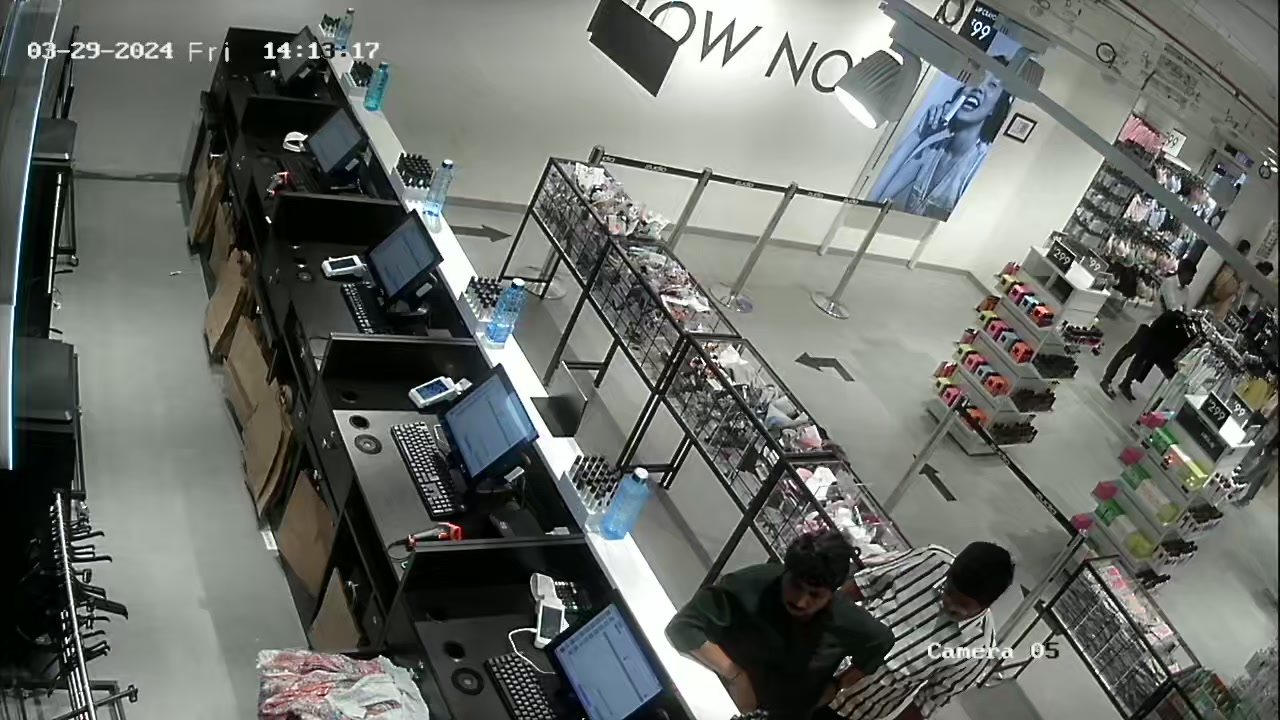
#> input picture Z478/images/Z478_channel_no_5.jpg, 1280 x 720 px
$ python show_poly.py
#> lines starting #> are read from the running program, lines starting #| are printed output that depends on the picture; after the words box and inside, x2 and y2 are one past the last pixel; in counts of white or black regions, pixels touching at a corner belong together
import numpy as np
import cv2

# Create a black image
image = cv2.imread('Z478_channel_no_5.jpg')
#> image is the input picture: shape (720, 1280, 3); mean B, G, R 104.5, 109.4, 105.7

# Define points for multiple polygons
polygons = [
    np.array([[96, 720], [698, 719], [309, 0],[71,6]], np.int32),  # E
    np.array([[309, 0],[698, 719], [1052, 719],[561,115]], np.int32),  # L1
    np.array([[561, 115], [1052, 719], [1244, 718], [756,189]], np.int32)  # L2
]

# Reshape the points array into a 3D array with one entry for each polygon
polygons = [polygon.reshape((-1, 1, 2)) for polygon in polygons]

# Draw each polygon on the image
for polygon in polygons:
    cv2.polylines(image, [polygon], isClosed=True, color=(0, 255, 0), thickness=2)
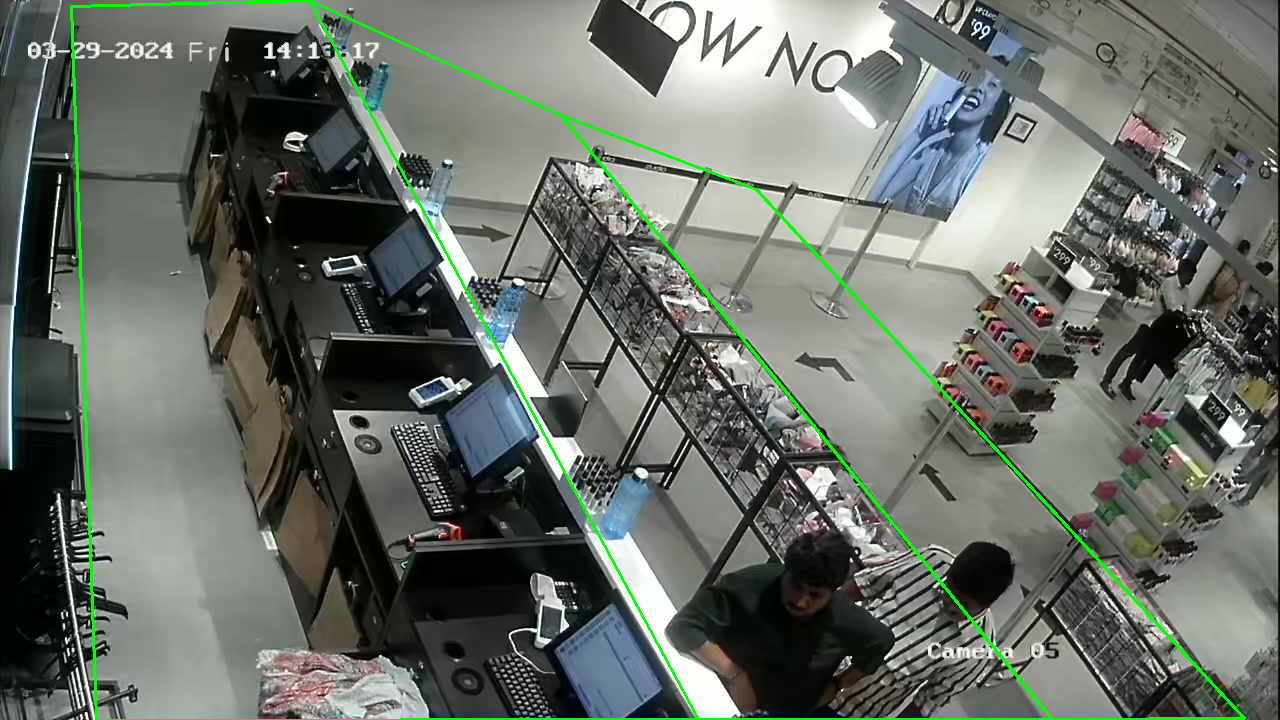
#> image: shape (720, 1280, 3); 1.43% of pixels changed, all inside (x1, y1, x2, y2) = (70, 0, 1246, 720)

# Display the image
cv2.imshow('Polygons', image)
cv2.waitKey(0)
cv2.destroyAllWindows()

$ run again, with Z478/images/Z478_channel_no_1.jpg copied over Z478/images/Z478_channel_no_5.jpg
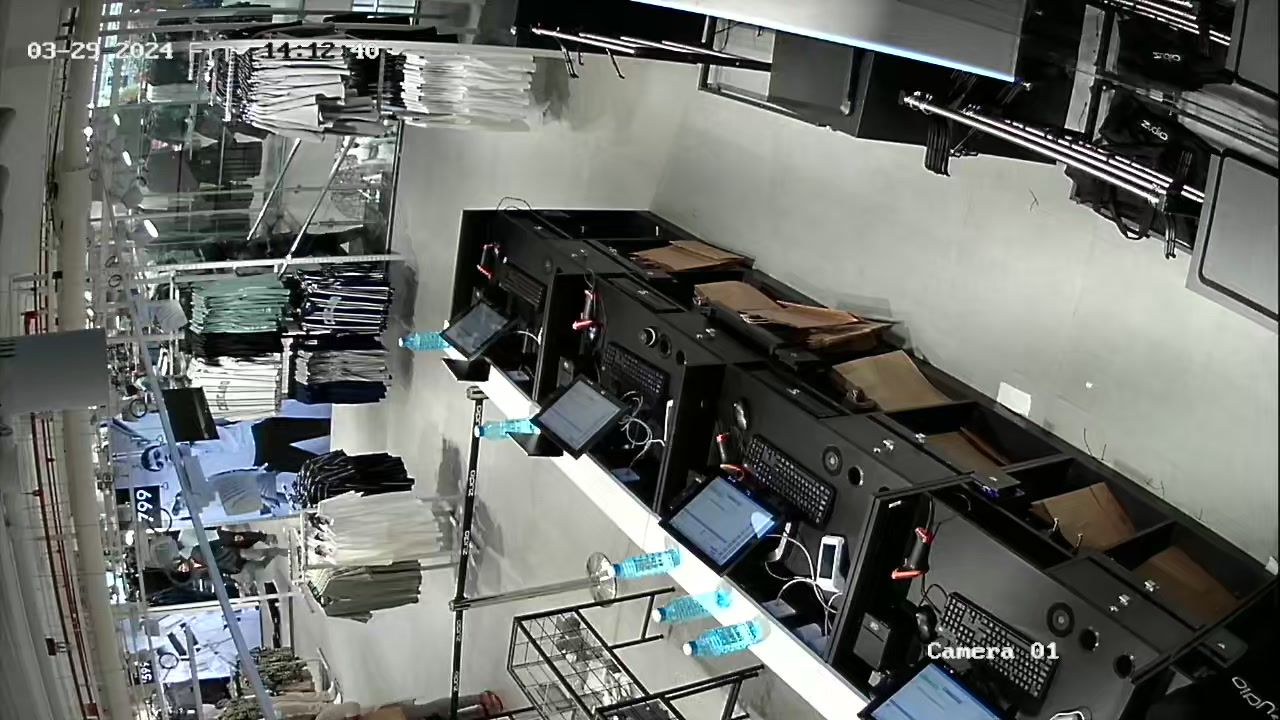
#> input picture Z478/images/Z478_channel_no_1.jpg, 1280 x 720 px
#> image is the input picture: shape (720, 1280, 3); mean B, G, R 103.6, 107.6, 104.4
#> after the loop `for polygon in polygons:`:
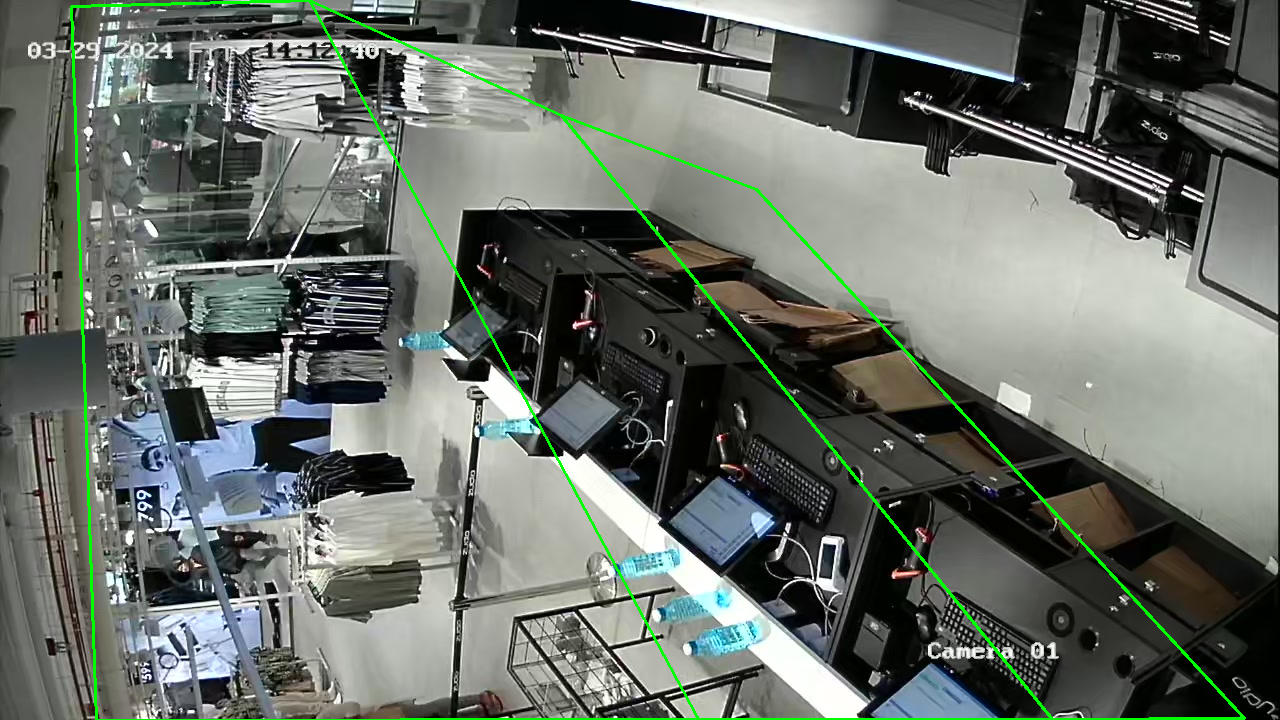
#> image: shape (720, 1280, 3); 1.43% of pixels changed, all inside (x1, y1, x2, y2) = (70, 0, 1246, 720)

$ run again, with Z478/images/Z478_channel_no_10.jpg copied over Z478/images/Z478_channel_no_5.jpg
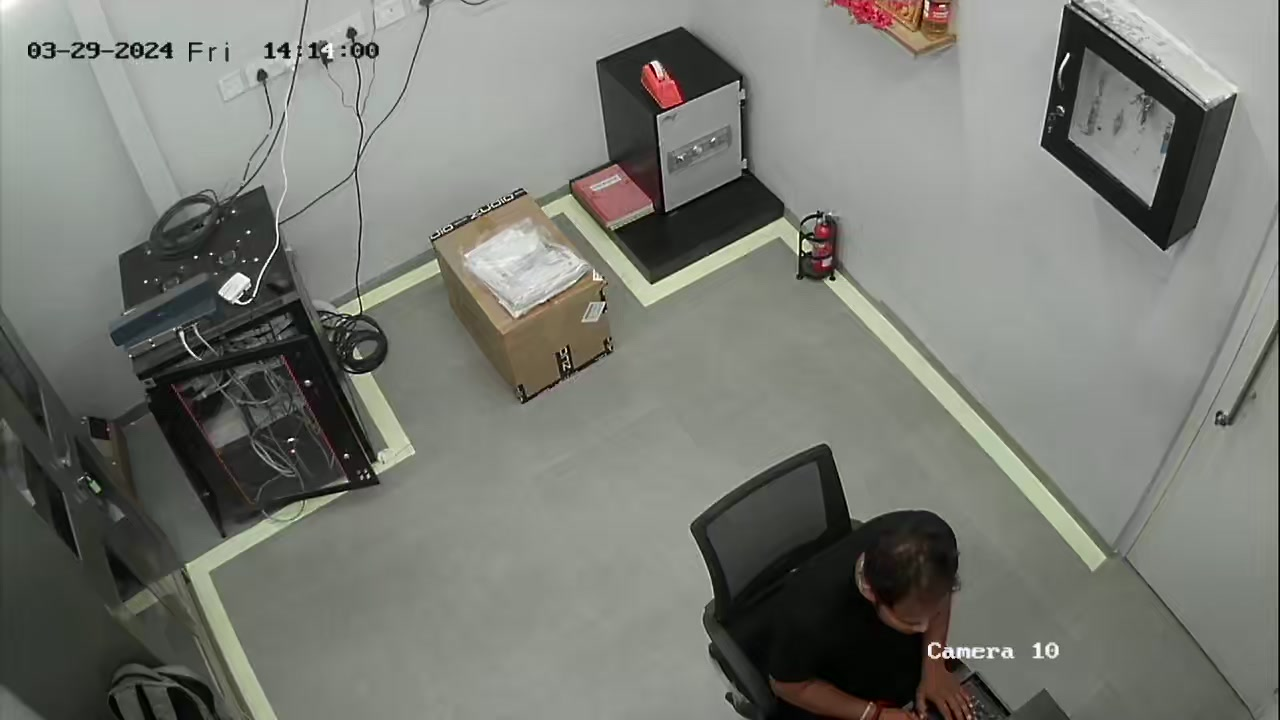
#> input picture Z478/images/Z478_channel_no_10.jpg, 1280 x 720 px
#> image is the input picture: shape (720, 1280, 3); mean B, G, R 115.9, 122.6, 120.9
#> after the loop `for polygon in polygons:`:
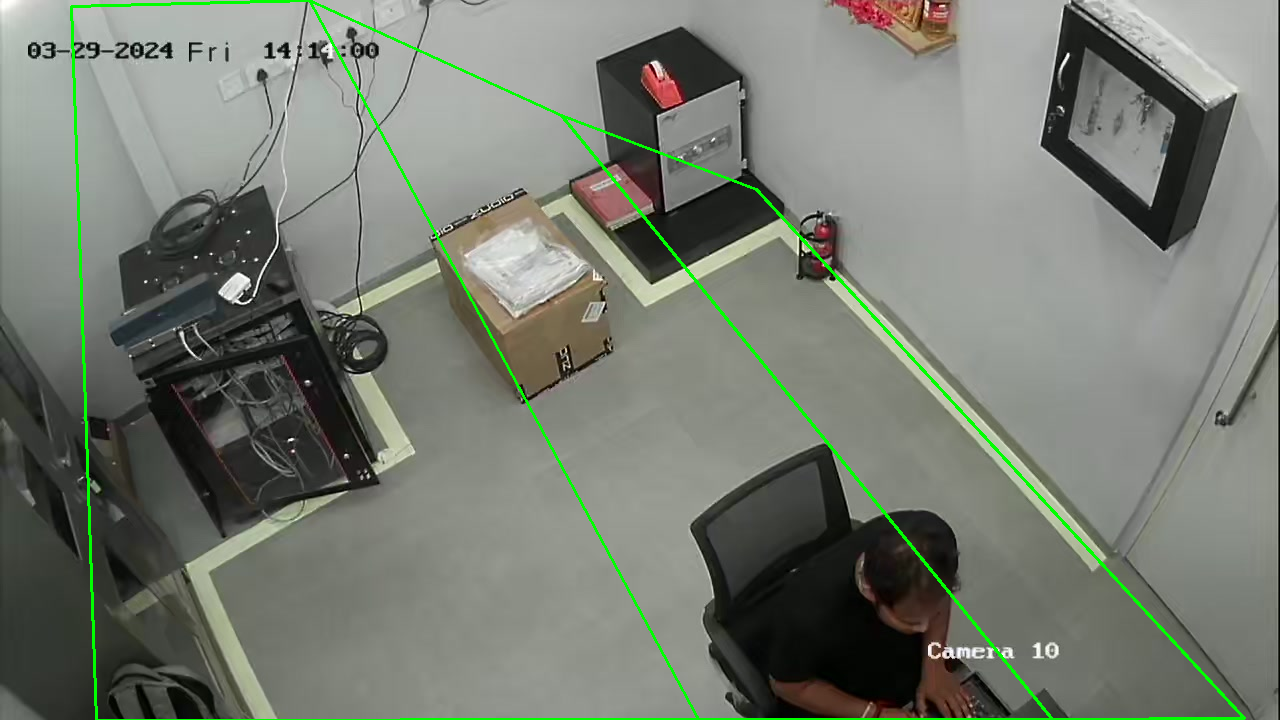
#> image: shape (720, 1280, 3); 1.43% of pixels changed, all inside (x1, y1, x2, y2) = (70, 0, 1246, 720)

$ run again, with Z478/images/Z478_channel_no_11.jpg copied over Z478/images/Z478_channel_no_5.jpg
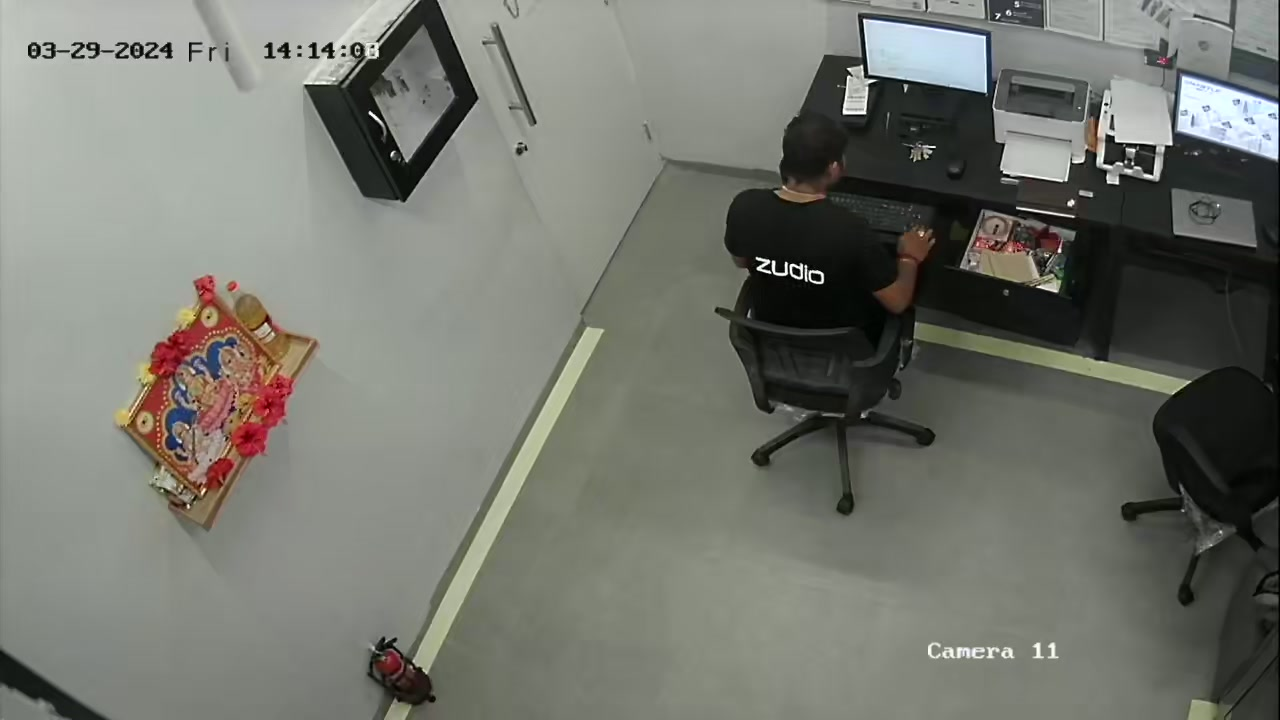
#> input picture Z478/images/Z478_channel_no_11.jpg, 1280 x 720 px
#> image is the input picture: shape (720, 1280, 3); mean B, G, R 111, 118.9, 117
#> after the loop `for polygon in polygons:`:
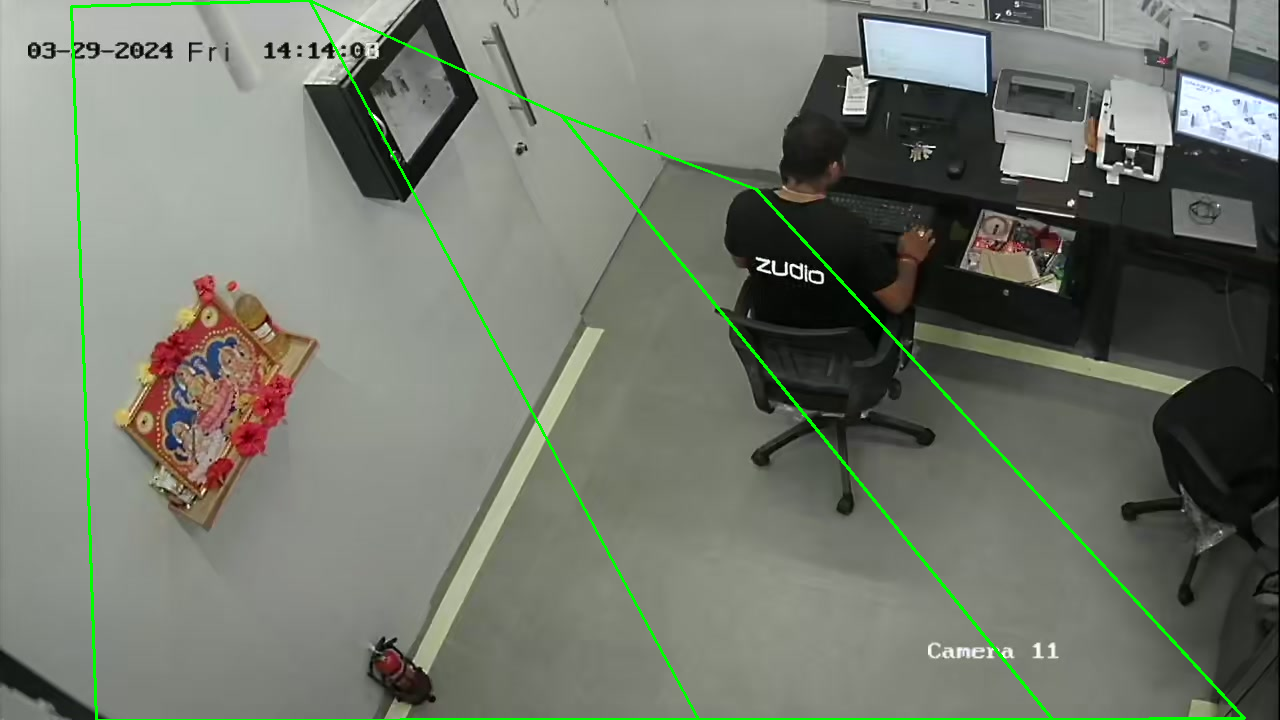
#> image: shape (720, 1280, 3); 1.43% of pixels changed, all inside (x1, y1, x2, y2) = (70, 0, 1246, 720)
